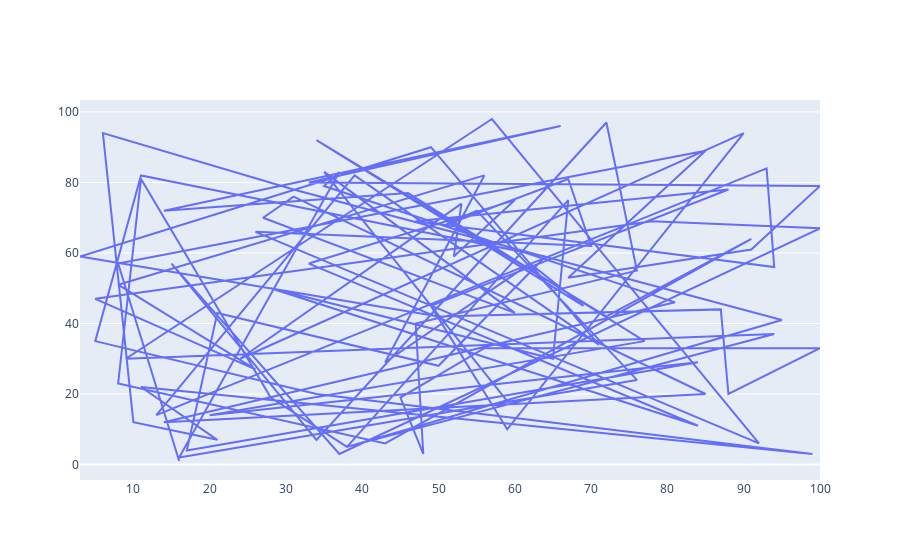

Notebook cell for this chart:
### Code cell
# creating graphs 
go.Figure(data = graph_data)

### Figure 1 — Plotly figure (JSON) as saved in the notebook; plotly's stock layout.template omitted (floating-point values rounded to 4 significant figures)
{"data": [{"type": "scatter", "x": [16, 8, 85, 67, 91, 100, 33, 66, 14, 46, 77, 20, 84, 17, 21, 50, 64, 11, 5, 34, 99, 11, 21, 10, 6, 31, 95, 38, 28, 11, 8, 43, 91, 72, 34, 69, 62, 43, 56, 8, 26, 5, 78, 100, 37, 15, 34, 72, 76, 47, 48, 45, 56, 100, 88, 87, 50, 3, 49, 71, 39, 13, 93, 94, 47, 88, 49, 59, 90, 24, 53, 52, 60, 33, 84, 28, 65, 67, 38, 94, 9, 57, 92, 26, 70, 67, 51, 55, 76, 16, 37, 35, 81, 14, 85, 31, 27, 60, 35, 59], "y": [1, 57, 89, 53, 61, 79, 80, 96, 72, 77, 35, 14, 29, 4, 43, 28, 59, 82, 35, 20, 3, 22, 7, 12, 94, 78, 41, 5, 19, 81, 23, 6, 64, 42, 92, 45, 57, 29, 82, 51, 27, 47, 69, 67, 3, 57, 7, 97, 55, 40, 3, 19, 33, 33, 20, 44, 42, 59, 90, 34, 82, 14, 84, 56, 69, 78, 45, 10, 94, 30, 74, 59, 75, 57, 11, 50, 30, 75, 5, 37, 30, 98, 6, 66, 62, 81, 68, 72, 24, 2, 83, 79, 46, 12, 20, 76, 70, 43, 83, 18]}, {"type": "bar"}, {"type": "scatter"}], "layout": {}}
